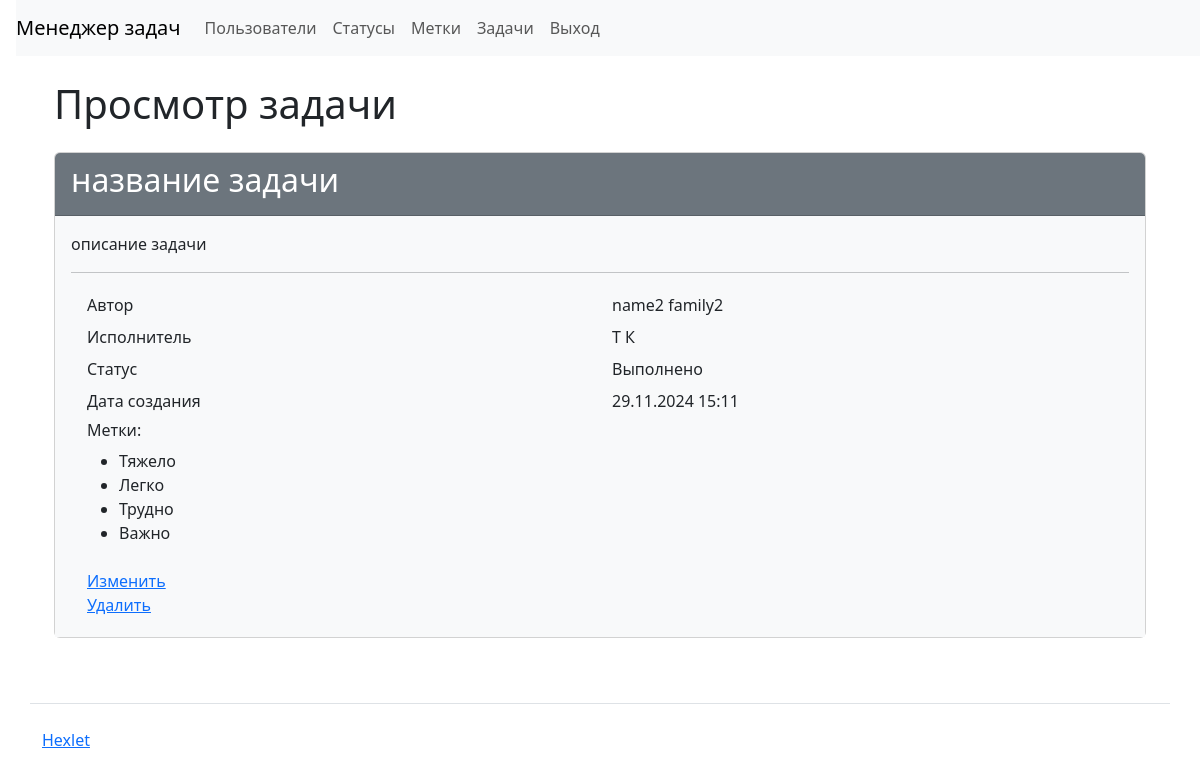
The page /tasks/3/ (signed in) on the database as committed earlier.
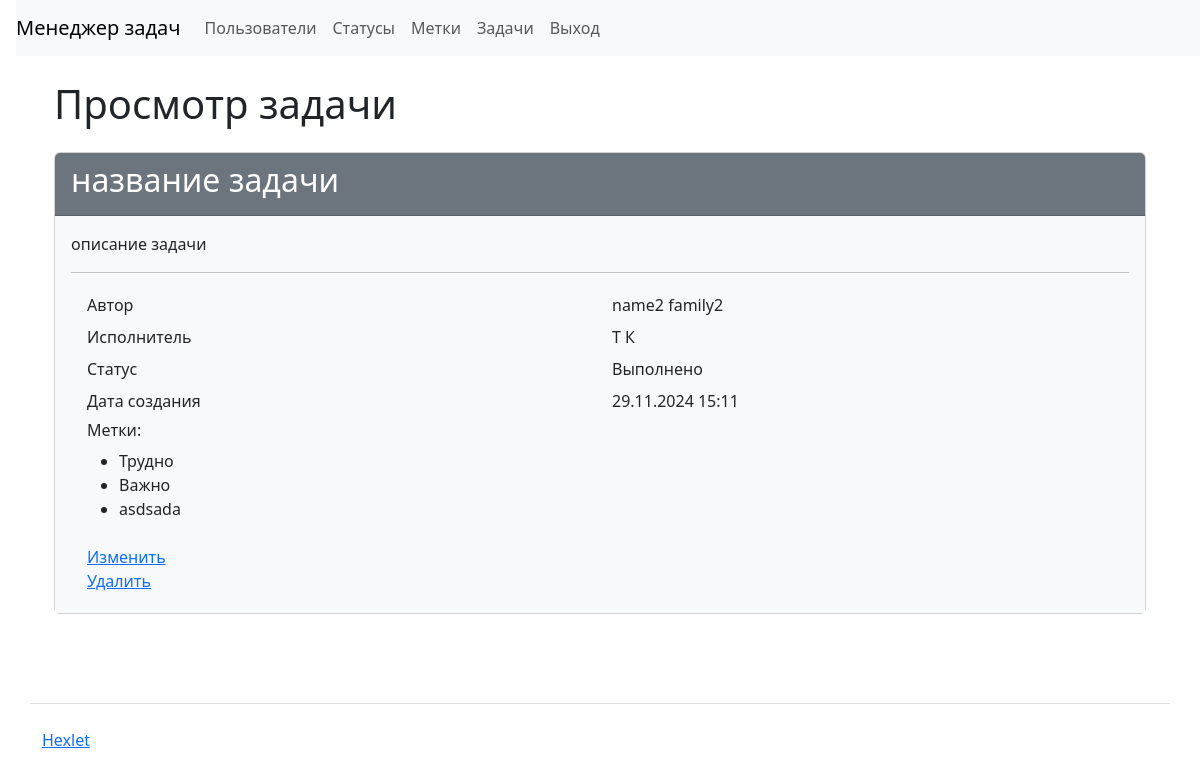
The same page on the database as committed later.
### task_manager/labels/models.py (models this page shows)
class Labels(models.Model):
    label_name = models.CharField(max_length=255, verbose_name='Имя')
    time_create = models.DateTimeField(
        auto_now_add=True,
        verbose_name='Дата создания')
    def __str__(self):
        return self.label_name

### task_manager/tasks/views.py (the view)
# urls.py: path('<int:task_id>/', views.Task.as_view(),
class Task(LoginRequiredMixin,
           SuccessMessageMixin,
           DetailView):
    model = Tasks
    template_name = 'tasks/task.html'
    fields = ['task_name', 'description', 'status', 'executor', 'labels']
    context_object_name = 'task'
    pk_url_kwarg = 'task_id'
    extra_context = {
        'title': 'Просмотр задачи',
    }

### task_manager/statuses/models.py (called while the page is built)
    def __str__(self):
        return self.status_name

### task_manager/users/models.py (called while the page is built)
    def __str__(self):
        return self.get_full_name()

### task_manager/templates/tasks/task.html
{% extends 'base.html' %}
{% block content %}
<div class="container wrapper flex-grow-1">
    <h1 class="my-4">Просмотр задачи</h1>
<div class="card">
    <div class="card-header bg-secondary text-white">
      <h2>{{ task.task_name }}</h2>
    </div>
  <div class="card-body bg-light">
    <p>{{ task.description }}</p>
  <hr>
  <div class="container">
    <div class="row p-1">
      <div class="col">Автор</div>
      <div class="col">{{ task.author }}</div>
    </div>
    <div class="row p-1">
      <div class="col">Исполнитель</div>
      <div class="col">{{ task.executor }}</div>
    </div>
    <div class="row p-1">
      <div class="col">Статус</div>
      <div class="col">{{ task.status }}</div>
    </div>
    <div class="row p-1">
      <div class="col">Дата создания</div>
      <div class="col">{{ task.time_create|date:"d.m.Y H:i" }}</div>
    </div>
    <div class="row p-1">
      <div class="col">
        <h6>Метки:</h6>
        <ul>
        {% for label in task.labels.all %}
            <li>{{ label }}</li>
          {% endfor %}
        </ul>
      </div>
    </div>
    <div class="row p-1">
      <div class="col">
        <a href="{% url 'task_update' task.id %}">Изменить</a>
        <br>
        <a href="{% url 'task_delete' task.id %}">Удалить</a>
      </div>
    </div>
  </div>
</div>
</div>
  </div>
{% endblock %}

Rows that differ between the two databases and show on the page:
removed Labels: label_name "Тяжело"
removed Labels: label_name "Легко"
added Labels: label_name "asdsada"
